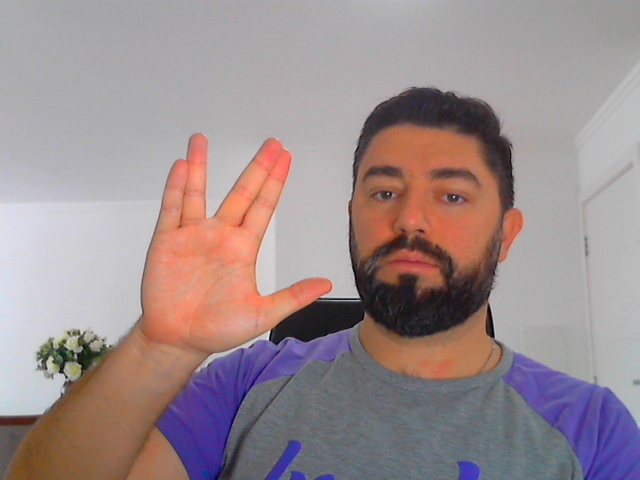
#> input picture Maos_Recognition/teste/img(217).jpg, 640 x 480 px
$ python analiseTreinamento.py
#> lines starting #> are read from the running program, lines starting #| are printed output that depends on the picture; after the words box and inside, x2 and y2 are one past the last pixel; in counts of white or black regions, pixels touching at a corner belong together
import numpy as np
import cv2
car_cascade = cv2.CascadeClassifier("treinamento/cascade.xml")
img = cv2.imread("teste/img(217).jpg")
#> img is the input picture: shape (480, 640, 3); mean B, G, R 142, 140.6, 156.4
height, width, c = img.shape
#> height = 480; width = 640; c = 3
gray = cv2.cvtColor(img, cv2.COLOR_BGR2GRAY)
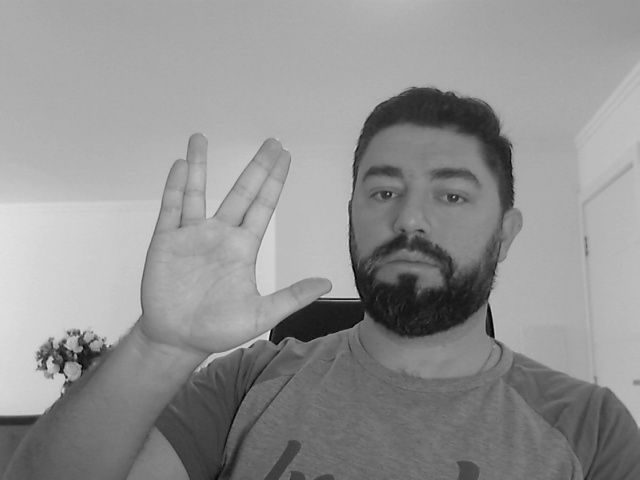
#> gray: shape (480, 640); min 0, max 232, mean 145.5
objetos = car_cascade.detectMultiScale(gray, 1.2, 5)
#> objetos = [[107, 152, 220, 220]]
print(objetos)
#| [[107 152 220 220]]
for (x,y,w,h) in objetos:
    cv2.rectangle(img,(x,y),(x+w,y+h),(0,0,255),2)
#> this loop made 1 pass
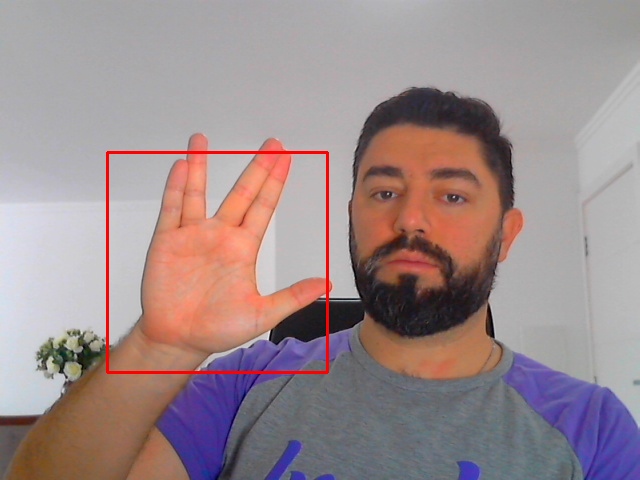
#> img: shape (480, 640, 3); 0.86% of pixels changed, all inside (x1, y1, x2, y2) = (106, 151, 329, 374)

cv2.imshow('Analise', img)
cv2.waitKey(0)
cv2.destroyAllWindows()

# opencv_annotation --annotations=saida.txt --images=positives/
# opencv_createsamples -info saida.txt -bg bg.txt -vec positives.txt -w 24 -h 24
# opencv_traincascade -data treinamento -vec positives.txt -bg bg.txt -numPos 23 -numNeg 435 -w 24 -h 24 -precalcValBufSize 1024 -precalcIdxBufSize 1024 -numStages 30 -acceptanceRatioBreakValue 1.0e-5

# opencv_createsamples -img train.jpeg -bg bg.txt -info info/info.txt -pngoutput info -maxxangle 0.5 -maxyangle -0.5 -maxzangle 0.5 -num 1950
# opencv_traincascade -data treinamento -vec info/info.txt -bg bg.txt -numPos 420 -numNeg 435 -w 24 -h 24 -precalcValBufSize 1024 -precalcIdxBufSize 1024 -numStages 30 -acceptanceRatioBreakValue 1.0e-5
# Ver a saida
# opencv_createsamples -w 24 -h 24 -vec relogios.vev

$ run again, with Maos_Recognition/teste/img(14).jpg copied over Maos_Recognition/teste/img(217).jpg
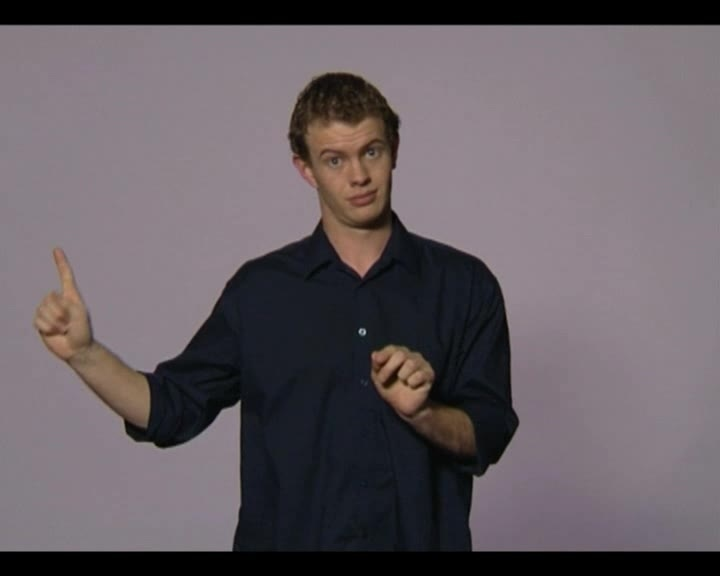
#> input picture Maos_Recognition/teste/img(14).jpg, 720 x 576 px
#> img is the input picture: shape (576, 720, 3); mean B, G, R 98.5, 93.1, 101.3
#> `gray = cv2.cvtColor(img, cv2.COLOR_BGR2GRAY)`:
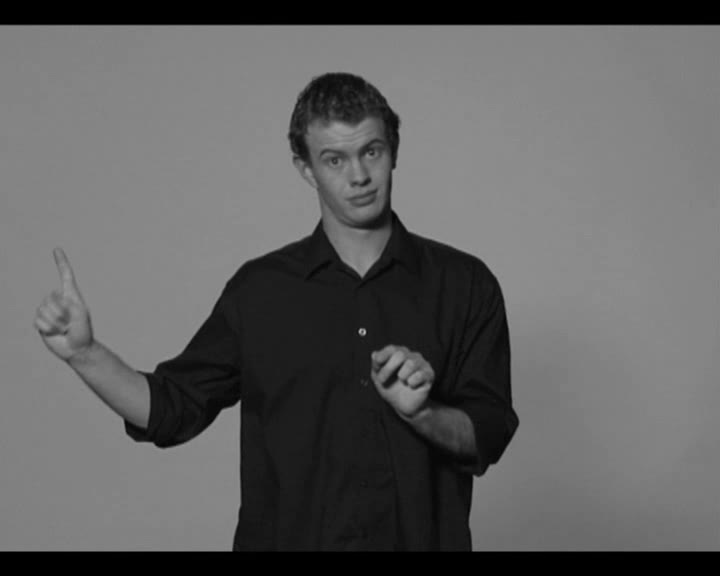
#> gray: shape (576, 720); min 0, max 188, mean 96.2
#> objetos = [[363, 342, 79, 79], [21, 276, 97, 97]]
#| [[363 342  79  79]
#|  [ 21 276  97  97]]
#> the loop `for (x,y,w,h) in objetos:` made 2 passes
#> after the loop `for (x,y,w,h) in objetos:`:
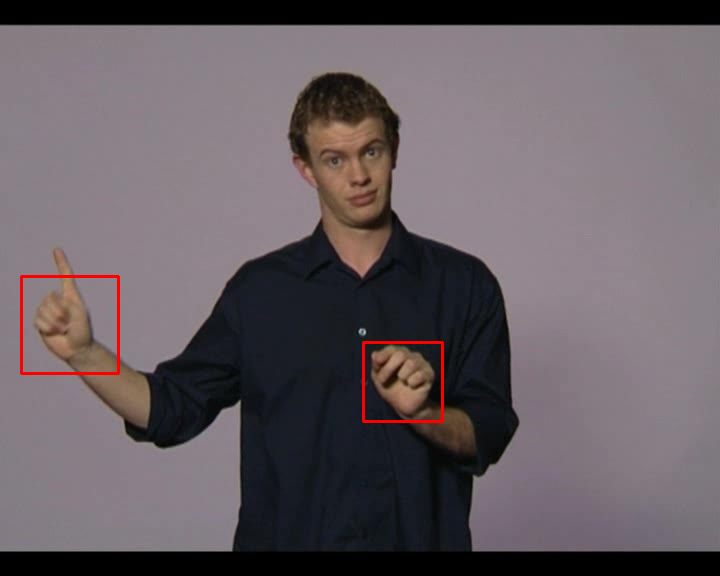
#> img: shape (576, 720, 3); 0.51% of pixels changed, all inside (x1, y1, x2, y2) = (20, 275, 444, 423)

$ run again, with Maos_Recognition/teste/img(153).jpg copied over Maos_Recognition/teste/img(217).jpg
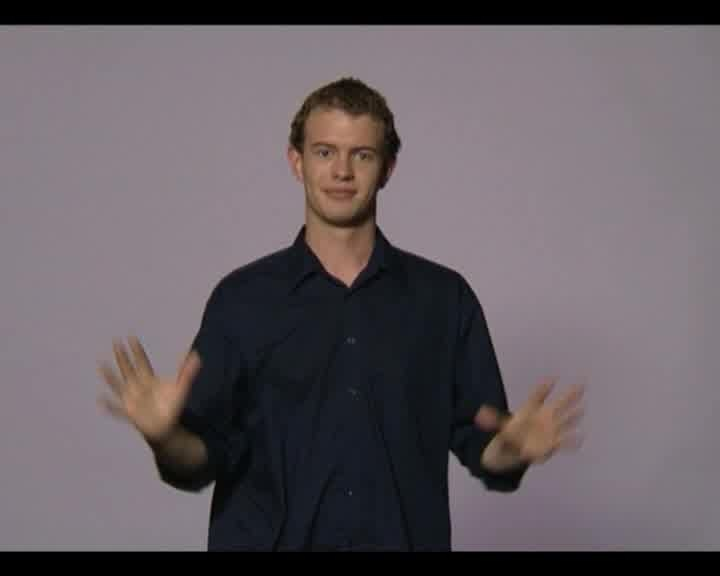
#> input picture Maos_Recognition/teste/img(153).jpg, 720 x 576 px
#> img is the input picture: shape (576, 720, 3); mean B, G, R 98.6, 93.4, 101.3
#> `gray = cv2.cvtColor(img, cv2.COLOR_BGR2GRAY)`:
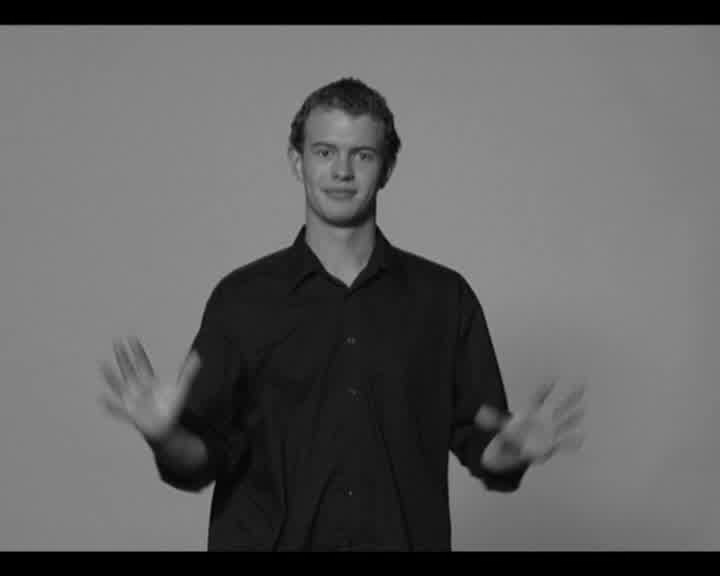
#> gray: shape (576, 720); min 0, max 163, mean 96.3
#> objetos = [[84, 333, 105, 105], [250, 65, 165, 165]]
#| [[ 84 333 105 105]
#|  [250  65 165 165]]
#> the loop `for (x,y,w,h) in objetos:` made 2 passes
#> after the loop `for (x,y,w,h) in objetos:`:
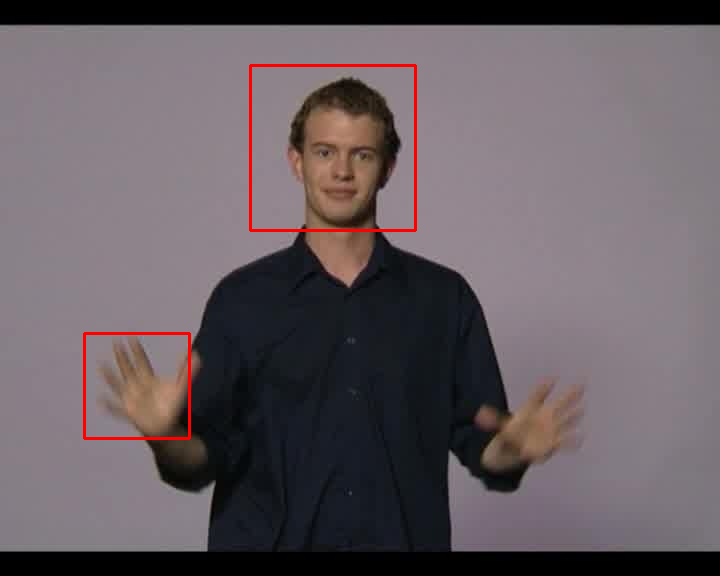
#> img: shape (576, 720, 3); 0.78% of pixels changed, all inside (x1, y1, x2, y2) = (83, 64, 417, 440)

$ run again, with Maos_Recognition/teste/img(18).jpg copied over Maos_Recognition/teste/img(217).jpg
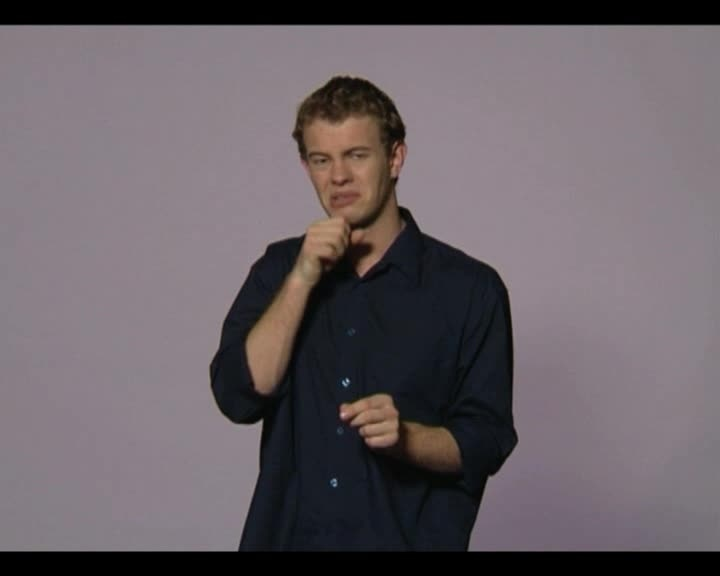
#> input picture Maos_Recognition/teste/img(18).jpg, 720 x 576 px
#> img is the input picture: shape (576, 720, 3); mean B, G, R 101.7, 96.4, 104.9
#> `gray = cv2.cvtColor(img, cv2.COLOR_BGR2GRAY)`:
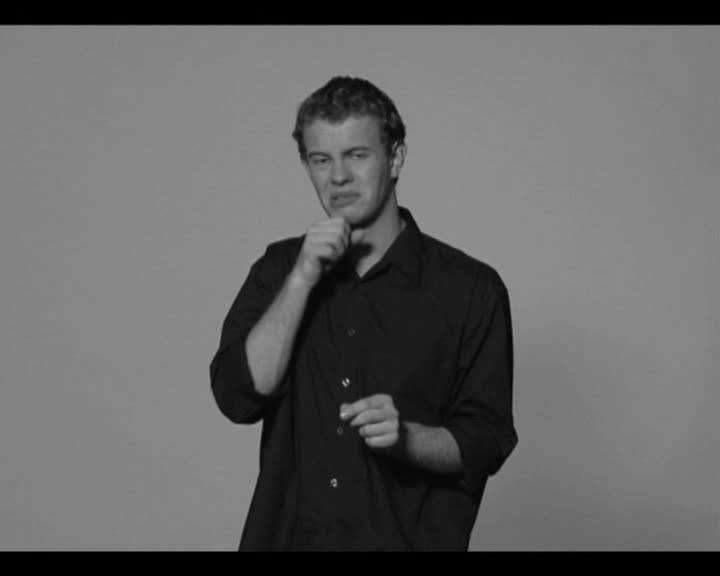
#> gray: shape (576, 720); min 0, max 183, mean 99.6
#> objetos = [[336, 387, 74, 74], [401, 417, 65, 65]]
#| [[336 387  74  74]
#|  [401 417  65  65]]
#> the loop `for (x,y,w,h) in objetos:` made 2 passes
#> after the loop `for (x,y,w,h) in objetos:`:
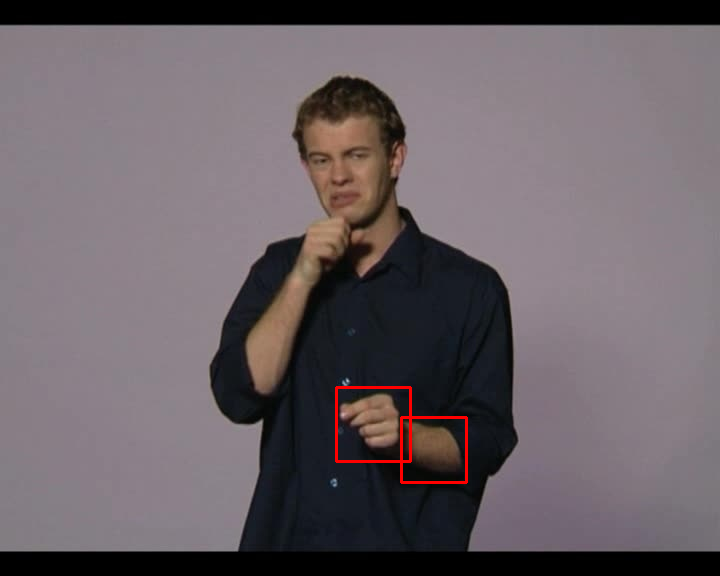
#> img: shape (576, 720, 3); 0.4% of pixels changed, all inside (x1, y1, x2, y2) = (335, 386, 468, 484)
